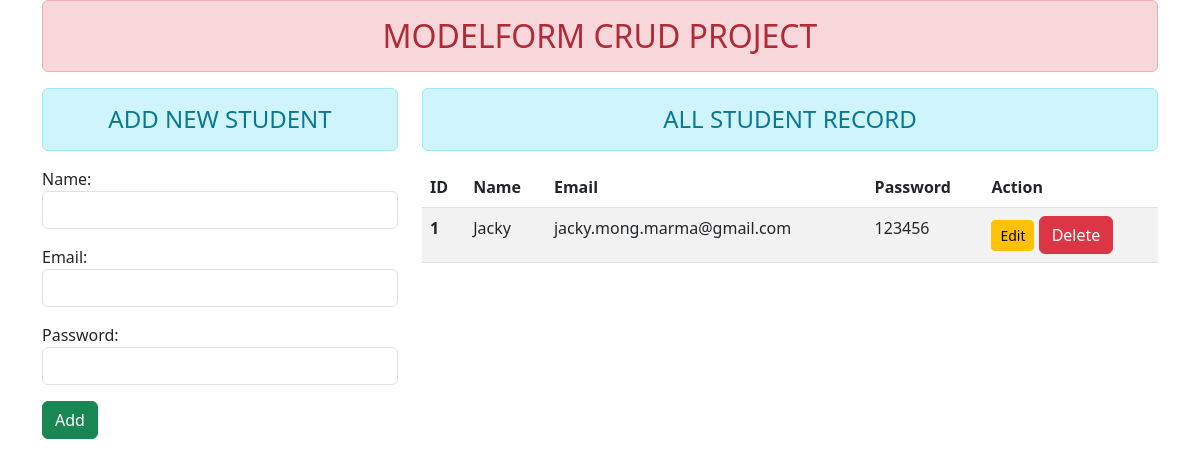
Before: / with the older database file.
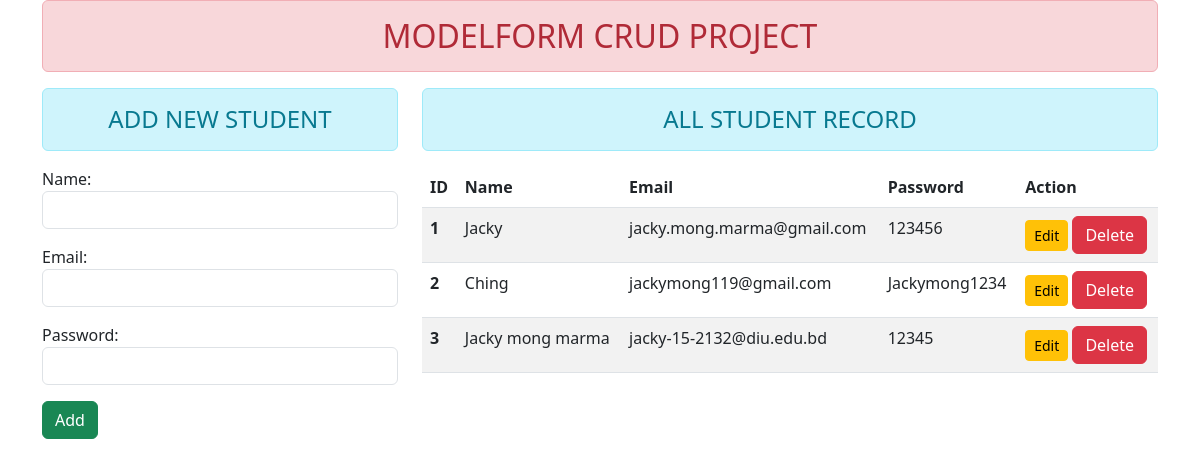
After: the same page with the newer database file.
### studentenroll/models.py (models this page shows)
class User(models.Model):
    name=models.CharField(max_length=70)
    email=models.EmailField(max_length=100)
    password=models.CharField(max_length=100)

### studentenroll/views.py (the view)
# urls.py: path('', views.add_show, name="addandshow"),
def add_show(request):
    if request.method == 'POST':
        form = StudentRegistration(request.POST)
        if form.is_valid():
            nm = form.cleaned_data['name']
            em = form.cleaned_data['email']
            ps = form.cleaned_data['password']
            reg = User(name=nm, email=em, password=ps)
            form.save()
            messages.success(request, 'Student add successfully')
            form = StudentRegistration()
    else:
        form = StudentRegistration()
    stud = User.objects.all()
    return render(request, 'enroll/addandshow.html', {'form': form, 'stu': stud})

### studentenroll/forms.py
class StudentRegistration(forms.ModelForm):
    class Meta:
        model = User
        fields = ['name', 'email', 'password']
        widgets= {
            'name':forms.TextInput(attrs={'class': 'form-control'}),
            'email': forms.EmailInput(attrs={'class': 'form-control'}),
            'password': forms.PasswordInput(render_value=True, attrs={'class': 'form-control'}),
        }

### studentenroll/templates/enroll/addandshow.html (shortened to what this page needs)
{% extends 'enroll/base.html' %}
{% block content%}
<div class="row">
    <div class="col-md-4">
        <h4 class="text-center alert alert-info">ADD NEW STUDENT</h4>
        <form action="" method="POST">
            {{form.as_p}}
            <input type="submit" class="btn btn-success" value="Add">
        </form>
    </div>
    <div class="col-md-8">
        <h4 class="text-center alert alert-info">ALL STUDENT RECORD</h4>
          {% if stu %}
        <table class="table table-striped">
            <thead>
                <tr>
                <th scope="col">ID</th>
                <th scope="col">Name</th>
                <th scope="col">Email</th>
                <th scope="col">Password</th>
                <th scope="col">Action</th>
                </tr>
            </thead>
          <tbody>
          {% for st in stu %}
            <tr>
              <th scope="row">{{st.id}}</th>
              <td>{{st.name}}</td>
              <td>{{st.email}}</td>
              <td>{{st.password}}</td>
              <td>
                  <a href="{% url 'updatedata' st.id %}" class="btn btn-warning btn-sm">Edit</a>
                  <form action="{% url 'deletedata' st.id %}" method="POST" class="d-inline">
                        <input type="submit" class="btn btn-danger" value="Delete">
                  </form>
              </td>
            </tr>
          {% endfor %}
          </tbody>
        </table>
        {% else %}
        <h4 class="text-center alert alert-warning">No record found</h4>
        {% endif %}
    </div>
</div>
{% endblock content%}

### studentenroll/templates/enroll/base.html (shortened to what this page needs)
<!doctype html>
{% load static %}
<html lang="en">
<head>
    <link rel="stylesheet" href="{%static 'enroll/css/bootstrap.min.css'%}">
</head>
<body>
<div class="container">
    <h2 class="text-center alert alert-danger">MODELFORM CRUD PROJECT</h2>
    {% block content%}
    {% endblock content%}
</div>
</body>
</html>

Changed rows visible on the page:
added User: id "2", name "Ching", email "jackymong119@gmail.com", password "Jackymong1234"
added User: id "3", name "Jacky mong marma", email "jacky-15-2132@diu.edu.bd", password "12345"
